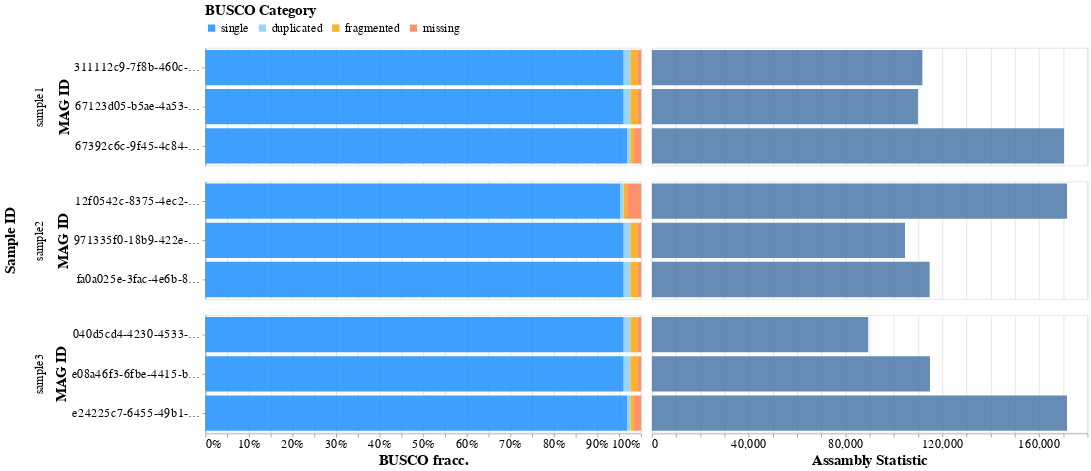

The notebook cell this image was saved under:
### Code cell
# %%
import altair as alt
import pandas as pd

# Read in data
df = pd.read_csv("/Users/santiago/Downloads/all_batch_summeries (2).csv", usecols=range(1,14))

# Clean column names
df.columns = df.columns.str.replace(' ', '_')
df.columns = df.columns.str.replace('[^a-zA-Z0-9_]', '', regex=True)
df.columns = df.columns.str.lower()

# Make field for mag id
df["mag_id"] = df["input_file"].str.split('.', expand=True)[0]
df["percent_gaps"] = df["percent_gaps"].str.split('%', expand=True)[0].map(float)

# Pivot long
df2 = pd.melt(
    df, 
    id_vars=[
        "sample_id", 
        "mag_id", 
        "dataset", 
        "n_markers", 
        'scaffold_n50', 
        'contigs_n50',
        'percent_gaps', 
        'number_of_scaffolds',
    ], 
    value_vars=[
        "single", "duplicated","fragmented","missing"
    ], 
    value_name="BUSCO_percentage", 
    var_name="category"
)

df3 = df[[
    "sample_id", 
    "mag_id",
    'scaffold_n50', 
    'contigs_n50',
    'percent_gaps', 
    'number_of_scaffolds',
]]

# Specify order
mapping = {"single":1, "duplicated":2,"fragmented":3,"missing":4}
df2["order"] = df2["category"].map(mapping)
df2["fracc_markers"] = "~" + round(df2["BUSCO_percentage"] * df2["n_markers"] / 100).map(int).map(str) + "/124"
df2


# %%
# Plot
domain = ['single', 'duplicated', 'fragmented', 'missing']
range_ = ['#1E90FF', '#87CEFA', '#FFA500', '#FF7F50']

output_plot = alt.Chart(df2).mark_bar().encode(
    x=alt.X(
        'sum(BUSCO_percentage)', 
        stack="normalize", 
        title="BUSCO fracc."
    ),
    y=alt.Y('mag_id', axis=alt.Axis(title='MAG ID')),
    color=alt.Color(
        'category', 
        scale=alt.Scale(domain=domain, range=range_), 
        legend=alt.Legend(title="BUSCO Category", orient="top")
    ),
    order=alt.Order('order', sort='ascending'),
    tooltip=[
        alt.Tooltip("sample_id", title="Sample ID"),
        alt.Tooltip("mag_id", title="MAG ID"),
        alt.Tooltip("dataset", title="Lineage dataset"),
        alt.Tooltip("fracc_markers", title="Aprox. number of markers in this category"),
        alt.Tooltip("BUSCO_percentage", title="Percentage [%]"),
    ],
    # column=alt.Column("scaffold_n50", title="Scaffold N50"),
    opacity=alt.value(0.85)).properties(width=600, height=18*9).facet(row=alt.Row("sample_id", title='Sample ID')).resolve_scale(y="independent")

# output_plot = output_plot.configure_axis(labelFontSize=17, titleFontSize=20)
# output_plot = output_plot.configure_legend(labelFontSize=17, titleFontSize=20)
# output_plot = output_plot.configure_header(labelFontSize=17, titleFontSize=20)
output_plot 

# %%
# Plot
domain = ['single', 'duplicated', 'fragmented', 'missing']
range_ = ['#1E90FF', '#87CEFA', '#FFA500', '#FF7F50']

# Drop down menu
dropdown = alt.binding_select(
    options=[
    'scaffold_n50', 
    'contigs_n50',
    'percent_gaps', 
    'number_of_scaffolds',
], 
    name="Assambly Statistics: "
)

xcol_param = alt.param(
    value='scaffold_n50',
    bind=dropdown
)

output_plot2 = alt.Chart(df3).mark_bar().encode(
    x=alt.X('x:Q').title('Assambly Statistic'),
    y=alt.Y('mag_id', axis=None),
    tooltip=[
        alt.Tooltip('x:Q', title=f"value"),
    ],
    opacity=alt.value(0.85)
).transform_calculate(
    x=f'datum[{xcol_param.name}]'
).add_params(
    xcol_param
).properties(
    width=600, 
    height=18*9
).facet(
    row=alt.Row("sample_id", title=None, header=alt.Header(labelFontSize=0))
).resolve_scale(
    y="independent"
)

output_plot2.configure_axis(title=None, labels=False)

# Combine the two charts side by side
out3 = alt.hconcat(output_plot, output_plot2, spacing=3)  # Adjust spacing as needed
out3 = out3.configure_axis(labelFontSize=17, titleFontSize=20)
out3 = out3.configure_legend(labelFontSize=17, titleFontSize=20)
out3 = out3.configure_header(labelFontSize=17, titleFontSize=20)
out3

### Figure 1 — Vega-Lite specification as saved in the notebook (floating-point values rounded to 4 significant figures)
{"config": {"view": {"continuousWidth": 300, "continuousHeight": 300}, "axis": {"labelFontSize": 17, "titleFontSize": 20}, "header": {"labelFontSize": 17, "titleFontSize": 20}, "legend": {"labelFontSize": 17, "titleFontSize": 20}}, "hconcat": [{"data": {"name": "data-995163a8b95c9f2f313812ceef02a50c"}, "facet": {"row": {"field": "sample_id", "title": "Sample ID", "type": "nominal"}}, "spec": {"mark": {"type": "bar"}, "encoding": {"color": {"field": "category", "legend": {"orient": "top", "title": "BUSCO Category"}, "scale": {"domain": ["single", "duplicated", "fragmented", "missing"], "range": ["#1E90FF", "#87CEFA", "#FFA500", "#FF7F50"]}, "type": "nominal"}, "opacity": {"value": 0.85}, "order": {"field": "order", "sort": "ascending", "type": "quantitative"}, "tooltip": [{"field": "sample_id", "title": "Sample ID", "type": "nominal"}, {"field": "mag_id", "title": "MAG ID", "type": "nominal"}, {"field": "dataset", "title": "Lineage dataset", "type": "nominal"}, {"field": "fracc_markers", "title": "Aprox. number of markers in this category", "type": "nominal"}, {"field": "BUSCO_percentage", "title": "Percentage [%]", "type": "quantitative"}], "x": {"aggregate": "sum", "field": "BUSCO_percentage", "stack": "normalize", "title": "BUSCO fracc.", "type": "quantitative"}, "y": {"axis": {"title": "MAG ID"}, "field": "mag_id", "type": "nominal"}}, "height": 162, "width": 600}, "resolve": {"scale": {"y": "independent"}}}, {"data": {"name": "data-a93d7a0a94d75d2ace5979a9e91e0d4a"}, "facet": {"row": {"field": "sample_id", "header": {"labelFontSize": 0}, "title": null, "type": "nominal"}}, "spec": {"mark": {"type": "bar"}, "encoding": {"opacity": {"value": 0.85}, "tooltip": [{"field": "x", "title": "value", "type": "quantitative"}], "x": {"field": "x", "title": "Assambly Statistic", "type": "quantitative"}, "y": {"axis": null, "field": "mag_id", "type": "nominal"}}, "height": 162, "transform": [{"calculate": "datum[param_13]", "as": "x"}], "width": 600}, "resolve": {"scale": {"y": "independent"}}}], "params": [{"name": "param_13", "bind": {"input": "select", "options": ["scaffold_n50", "contigs_n50", "percent_gaps", "number_of_scaffolds"], "name": "Assambly Statistics: "}, "value": "scaffold_n50"}], "spacing": 3, "$schema": "https://vega.github.io/schema/vega-lite/v5.14.1.json", "datasets": {"data-995163a8b95c9f2f313812ceef02a50c": [{"sample_id": "sample1", "mag_id": "67392c6c-9f45-4c84-85f5-ae0bfc668892", "dataset": "bacteria_odb10", "n_markers": 124, "scaffold_n50": 170295, "contigs_n50": 170295, "percent_gaps": 0.0, "number_of_scaffolds": 27, "category": "single", "BUSCO_percentage": 96.8, "order": 1, "fracc_markers": "~120/124"}, {"sample_id": "sample1", "mag_id": "67123d05-b5ae-4a53-873b-727952881899", "dataset": "bacteria_odb10", "n_markers": 124, "scaffold_n50": 109922, "contigs_n50": 109922, "percent_gaps": 0.0, "number_of_scaffolds": 65, "category": "single", "BUSCO_percentage": 96.0, "order": 1, "fracc_markers": "~119/124"}, {"sample_id": "sample1", "mag_id": "311112c9-7f8b-460c-9cad-3864af3148c2", "dataset": "bacteria_odb10", "n_markers": 124, "scaffold_n50": 111744, "contigs_n50": 111744, "percent_gaps": 0.0, "number_of_scaffolds": 127, "category": "single", "BUSCO_percentage": 96.0, "order": 1, "fracc_markers": "~119/124"}, {"sample_id": "sample2", "mag_id": "fa0a025e-3fac-4e6b-8736-69a38c33b3f5", "dataset": "bacteria_odb10", "n_markers": 124, "scaffold_n50": 114741, "contigs_n50": 114741, "percent_gaps": 0.0, "number_of_scaffolds": 63, "category": "single", "BUSCO_percentage": 96.0, "order": 1, "fracc_markers": "~119/124"}, {"sample_id": "sample2", "mag_id": "12f0542c-8375-4ec2-b25a-515962533a7a", "dataset": "bacteria_odb10", "n_markers": 124, "scaffold_n50": 171535, "contigs_n50": 171535, "percent_gaps": 0.0, "number_of_scaffolds": 26, "category": "single", "BUSCO_percentage": 95.2, "order": 1, "fracc_markers": "~118/124"}, {"sample_id": "sample2", "mag_id": "971335f0-18b9-422e-81a7-5862c49b1e3d", "dataset": "bacteria_odb10", "n_markers": 124, "scaffold_n50": 104568, "contigs_n50": 104568, "percent_gaps": 0.0, "number_of_scaffolds": 127, "category": "single", "BUSCO_percentage": 96.0, "order": 1, "fracc_markers": "~119/124"}, {"sample_id": "sample3", "mag_id": "040d5cd4-4230-4533-a0a9-f03e3263c338", "dataset": "bacteria_odb10", "n_markers": 124, "scaffold_n50": 89358, "contigs_n50": 89358, "percent_gaps": 0.0, "number_of_scaffolds": 132, "category": "single", "BUSCO_percentage": 96.0, "order": 1, "fracc_markers": "~119/124"}, {"sample_id": "sample3", "mag_id": "e08a46f3-6fbe-4415-b10f-f11d0d187d17", "dataset": "bacteria_odb10", "n_markers": 124, "scaffold_n50": 114888, "contigs_n50": 114888, "percent_gaps": 0.0, "number_of_scaffolds": 60, "category": "single", "BUSCO_percentage": 96.0, "order": 1, "fracc_markers": "~119/124"}, {"sample_id": "sample3", "mag_id": "e24225c7-6455-49b1-ad8d-86f95dfbfa2e", "dataset": "bacteria_odb10", "n_markers": 124, "scaffold_n50": 171506, "contigs_n50": 171506, "percent_gaps": 0.0, "number_of_scaffolds": 27, "category": "single", "BUSCO_percentage": 96.8, "order": 1, "fracc_markers": "~120/124"}, {"sample_id": "sample1", "mag_id": "67392c6c-9f45-4c84-85f5-ae0bfc668892", "dataset": "bacteria_odb10", "n_markers": 124, "scaffold_n50": 170295, "contigs_n50": 170295, "percent_gaps": 0.0, "number_of_scaffolds": 27, "category": "duplicated", "BUSCO_percentage": 0.8, "order": 2, "fracc_markers": "~1/124"}, {"sample_id": "sample1", "mag_id": "67123d05-b5ae-4a53-873b-727952881899", "dataset": "bacteria_odb10", "n_markers": 124, "scaffold_n50": 109922, "contigs_n50": 109922, "percent_gaps": 0.0, "number_of_scaffolds": 65, "category": "duplicated", "BUSCO_percentage": 1.6, "order": 2, "fracc_markers": "~2/124"}, {"sample_id": "sample1", "mag_id": "311112c9-7f8b-460c-9cad-3864af3148c2", "dataset": "bacteria_odb10", "n_markers": 124, "scaffold_n50": 111744, "contigs_n50": 111744, "percent_gaps": 0.0, "number_of_scaffolds": 127, "category": "duplicated", "BUSCO_percentage": 1.6, "order": 2, "fracc_markers": "~2/124"}, {"sample_id": "sample2", "mag_id": "fa0a025e-3fac-4e6b-8736-69a38c33b3f5", "dataset": "bacteria_odb10", "n_markers": 124, "scaffold_n50": 114741, "contigs_n50": 114741, "percent_gaps": 0.0, "number_of_scaffolds": 63, "category": "duplicated", "BUSCO_percentage": 1.6, "order": 2, "fracc_markers": "~2/124"}, {"sample_id": "sample2", "mag_id": "12f0542c-8375-4ec2-b25a-515962533a7a", "dataset": "bacteria_odb10", "n_markers": 124, "scaffold_n50": 171535, "contigs_n50": 171535, "percent_gaps": 0.0, "number_of_scaffolds": 26, "category": "duplicated", "BUSCO_percentage": 0.8, "order": 2, "fracc_markers": "~1/124"}, {"sample_id": "sample2", "mag_id": "971335f0-18b9-422e-81a7-5862c49b1e3d", "dataset": "bacteria_odb10", "n_markers": 124, "scaffold_n50": 104568, "contigs_n50": 104568, "percent_gaps": 0.0, "number_of_scaffolds": 127, "category": "duplicated", "BUSCO_percentage": 1.6, "order": 2, "fracc_markers": "~2/124"}, {"sample_id": "sample3", "mag_id": "040d5cd4-4230-4533-a0a9-f03e3263c338", "dataset": "bacteria_odb10", "n_markers": 124, "scaffold_n50": 89358, "contigs_n50": 89358, "percent_gaps": 0.0, "number_of_scaffolds": 132, "category": "duplicated", "BUSCO_percentage": 1.6, "order": 2, "fracc_markers": "~2/124"}, {"sample_id": "sample3", "mag_id": "e08a46f3-6fbe-4415-b10f-f11d0d187d17", "dataset": "bacteria_odb10", "n_markers": 124, "scaffold_n50": 114888, "contigs_n50": 114888, "percent_gaps": 0.0, "number_of_scaffolds": 60, "category": "duplicated", "BUSCO_percentage": 1.6, "order": 2, "fracc_markers": "~2/124"}, {"sample_id": "sample3", "mag_id": "e24225c7-6455-49b1-ad8d-86f95dfbfa2e", "dataset": "bacteria_odb10", "n_markers": 124, "scaffold_n50": 171506, "contigs_n50": 171506, "percent_gaps": 0.0, "number_of_scaffolds": 27, "category": "duplicated", "BUSCO_percentage": 0.8, "order": 2, "fracc_markers": "~1/124"}, {"sample_id": "sample1", "mag_id": "67392c6c-9f45-4c84-85f5-ae0bfc668892", "dataset": "bacteria_odb10", "n_markers": 124, "scaffold_n50": 170295, "contigs_n50": 170295, "percent_gaps": 0.0, "number_of_scaffolds": 27, "category": "fragmented", "BUSCO_percentage": 0.8, "order": 3, "fracc_markers": "~1/124"}, {"sample_id": "sample1", "mag_id": "67123d05-b5ae-4a53-873b-727952881899", "dataset": "bacteria_odb10", "n_markers": 124, "scaffold_n50": 109922, "contigs_n50": 109922, "percent_gaps": 0.0, "number_of_scaffolds": 65, "category": "fragmented", "BUSCO_percentage": 1.6, "order": 3, "fracc_markers": "~2/124"}, {"sample_id": "sample1", "mag_id": "311112c9-7f8b-460c-9cad-3864af3148c2", "dataset": "bacteria_odb10", "n_markers": 124, "scaffold_n50": 111744, "contigs_n50": 111744, "percent_gaps": 0.0, "number_of_scaffolds": 127, "category": "fragmented", "BUSCO_percentage": 1.6, "order": 3, "fracc_markers": "~2/124"}, {"sample_id": "sample2", "mag_id": "fa0a025e-3fac-4e6b-8736-69a38c33b3f5", "dataset": "bacteria_odb10", "n_markers": 124, "scaffold_n50": 114741, "contigs_n50": 114741, "percent_gaps": 0.0, "number_of_scaffolds": 63, "category": "fragmented", "BUSCO_percentage": 1.6, "order": 3, "fracc_markers": "~2/124"}, {"sample_id": "sample2", "mag_id": "12f0542c-8375-4ec2-b25a-515962533a7a", "dataset": "bacteria_odb10", "n_markers": 124, "scaffold_n50": 171535, "contigs_n50": 171535, "percent_gaps": 0.0, "number_of_scaffolds": 26, "category": "fragmented", "BUSCO_percentage": 0.8, "order": 3, "fracc_markers": "~1/124"}, {"sample_id": "sample2", "mag_id": "971335f0-18b9-422e-81a7-5862c49b1e3d", "dataset": "bacteria_odb10", "n_markers": 124, "scaffold_n50": 104568, "contigs_n50": 104568, "percent_gaps": 0.0, "number_of_scaffolds": 127, "category": "fragmented", "BUSCO_percentage": 1.6, "order": 3, "fracc_markers": "~2/124"}, {"sample_id": "sample3", "mag_id": "040d5cd4-4230-4533-a0a9-f03e3263c338", "dataset": "bacteria_odb10", "n_markers": 124, "scaffold_n50": 89358, "contigs_n50": 89358, "percent_gaps": 0.0, "number_of_scaffolds": 132, "category": "fragmented", "BUSCO_percentage": 1.6, "order": 3, "fracc_markers": "~2/124"}, {"sample_id": "sample3", "mag_id": "e08a46f3-6fbe-4415-b10f-f11d0d187d17", "dataset": "bacteria_odb10", "n_markers": 124, "scaffold_n50": 114888, "contigs_n50": 114888, "percent_gaps": 0.0, "number_of_scaffolds": 60, "category": "fragmented", "BUSCO_percentage": 1.6, "order": 3, "fracc_markers": "~2/124"}, {"sample_id": "sample3", "mag_id": "e24225c7-6455-49b1-ad8d-86f95dfbfa2e", "dataset": "bacteria_odb10", "n_markers": 124, "scaffold_n50": 171506, "contigs_n50": 171506, "percent_gaps": 0.0, "number_of_scaffolds": 27, "category": "fragmented", "BUSCO_percentage": 0.8, "order": 3, "fracc_markers": "~1/124"}, {"sample_id": "sample1", "mag_id": "67392c6c-9f45-4c84-85f5-ae0bfc668892", "dataset": "bacteria_odb10", "n_markers": 124, "scaffold_n50": 170295, "contigs_n50": 170295, "percent_gaps": 0.0, "number_of_scaffolds": 27, "category": "missing", "BUSCO_percentage": 1.6, "order": 4, "fracc_markers": "~2/124"}, {"sample_id": "sample1", "mag_id": "67123d05-b5ae-4a53-873b-727952881899", "dataset": "bacteria_odb10", "n_markers": 124, "scaffold_n50": 109922, "contigs_n50": 109922, "percent_gaps": 0.0, "number_of_scaffolds": 65, "category": "missing", "BUSCO_percentage": 0.8, "order": 4, "fracc_markers": "~1/124"}, {"sample_id": "sample1", "mag_id": "311112c9-7f8b-460c-9cad-3864af3148c2", "dataset": "bacteria_odb10", "n_markers": 124, "scaffold_n50": 111744, "contigs_n50": 111744, "percent_gaps": 0.0, "number_of_scaffolds": 127, "category": "missing", "BUSCO_percentage": 0.8, "order": 4, "fracc_markers": "~1/124"}, {"sample_id": "sample2", "mag_id": "fa0a025e-3fac-4e6b-8736-69a38c33b3f5", "dataset": "bacteria_odb10", "n_markers": 124, "scaffold_n50": 114741, "contigs_n50": 114741, "percent_gaps": 0.0, "number_of_scaffolds": 63, "category": "missing", "BUSCO_percentage": 0.8, "order": 4, "fracc_markers": "~1/124"}, {"sample_id": "sample2", "mag_id": "12f0542c-8375-4ec2-b25a-515962533a7a", "dataset": "bacteria_odb10", "n_markers": 124, "scaffold_n50": 171535, "contigs_n50": 171535, "percent_gaps": 0.0, "number_of_scaffolds": 26, "category": "missing", "BUSCO_percentage": 3.2, "order": 4, "fracc_markers": "~4/124"}, {"sample_id": "sample2", "mag_id": "971335f0-18b9-422e-81a7-5862c49b1e3d", "dataset": "bacteria_odb10", "n_markers": 124, "scaffold_n50": 104568, "contigs_n50": 104568, "percent_gaps": 0.0, "number_of_scaffolds": 127, "category": "missing", "BUSCO_percentage": 0.8, "order": 4, "fracc_markers": "~1/124"}, {"sample_id": "sample3", "mag_id": "040d5cd4-4230-4533-a0a9-f03e3263c338", "dataset": "bacteria_odb10", "n_markers": 124, "scaffold_n50": 89358, "contigs_n50": 89358, "percent_gaps": 0.0, "number_of_scaffolds": 132, "category": "missing", "BUSCO_percentage": 0.8, "order": 4, "fracc_markers": "~1/124"}, {"sample_id": "sample3", "mag_id": "e08a46f3-6fbe-4415-b10f-f11d0d187d17", "dataset": "bacteria_odb10", "n_markers": 124, "scaffold_n50": 114888, "contigs_n50": 114888, "percent_gaps": 0.0, "number_of_scaffolds": 60, "category": "missing", "BUSCO_percentage": 0.8, "order": 4, "fracc_markers": "~1/124"}, {"sample_id": "sample3", "mag_id": "e24225c7-6455-49b1-ad8d-86f95dfbfa2e", "dataset": "bacteria_odb10", "n_markers": 124, "scaffold_n50": 171506, "contigs_n50": 171506, "percent_gaps": 0.0, "number_of_scaffolds": 27, "category": "missing", "BUSCO_percentage": 1.6, "order": 4, "fracc_markers": "~2/124"}], "data-a93d7a0a94d75d2ace5979a9e91e0d4a": [{"sample_id": "sample1", "mag_id": "67392c6c-9f45-4c84-85f5-ae0bfc668892", "scaffold_n50": 170295, "contigs_n50": 170295, "percent_gaps": 0.0, "number_of_scaffolds": 27}, {"sample_id": "sample1", "mag_id": "67123d05-b5ae-4a53-873b-727952881899", "scaffold_n50": 109922, "contigs_n50": 109922, "percent_gaps": 0.0, "number_of_scaffolds": 65}, {"sample_id": "sample1", "mag_id": "311112c9-7f8b-460c-9cad-3864af3148c2", "scaffold_n50": 111744, "contigs_n50": 111744, "percent_gaps": 0.0, "number_of_scaffolds": 127}, {"sample_id": "sample2", "mag_id": "fa0a025e-3fac-4e6b-8736-69a38c33b3f5", "scaffold_n50": 114741, "contigs_n50": 114741, "percent_gaps": 0.0, "number_of_scaffolds": 63}, {"sample_id": "sample2", "mag_id": "12f0542c-8375-4ec2-b25a-515962533a7a", "scaffold_n50": 171535, "contigs_n50": 171535, "percent_gaps": 0.0, "number_of_scaffolds": 26}, {"sample_id": "sample2", "mag_id": "971335f0-18b9-422e-81a7-5862c49b1e3d", "scaffold_n50": 104568, "contigs_n50": 104568, "percent_gaps": 0.0, "number_of_scaffolds": 127}, {"sample_id": "sample3", "mag_id": "040d5cd4-4230-4533-a0a9-f03e3263c338", "scaffold_n50": 89358, "contigs_n50": 89358, "percent_gaps": 0.0, "number_of_scaffolds": 132}, {"sample_id": "sample3", "mag_id": "e08a46f3-6fbe-4415-b10f-f11d0d187d17", "scaffold_n50": 114888, "contigs_n50": 114888, "percent_gaps": 0.0, "number_of_scaffolds": 60}, {"sample_id": "sample3", "mag_id": "e24225c7-6455-49b1-ad8d-86f95dfbfa2e", "scaffold_n50": 171506, "contigs_n50": 171506, "percent_gaps": 0.0, "number_of_scaffolds": 27}]}}
